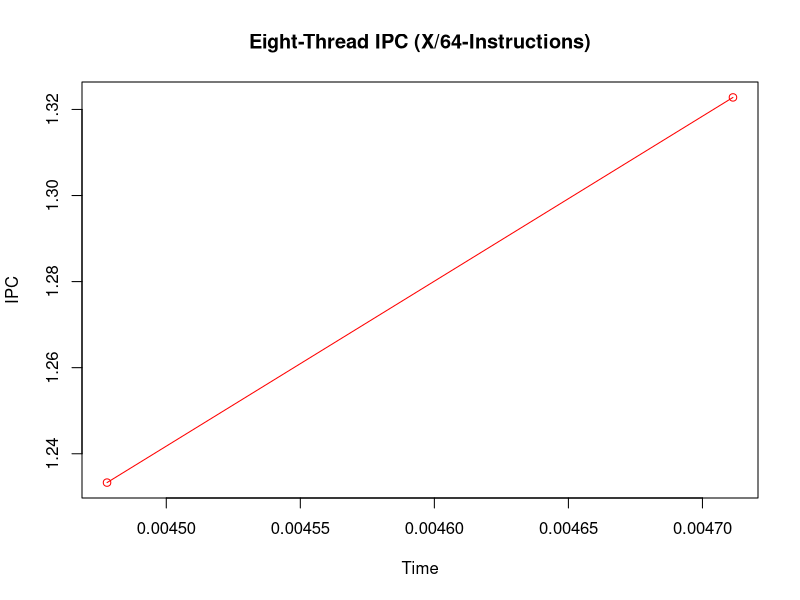
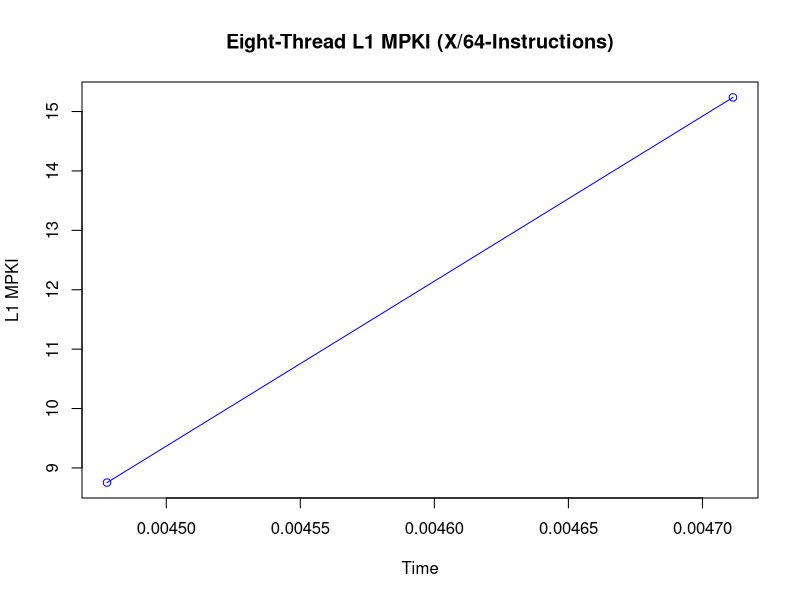
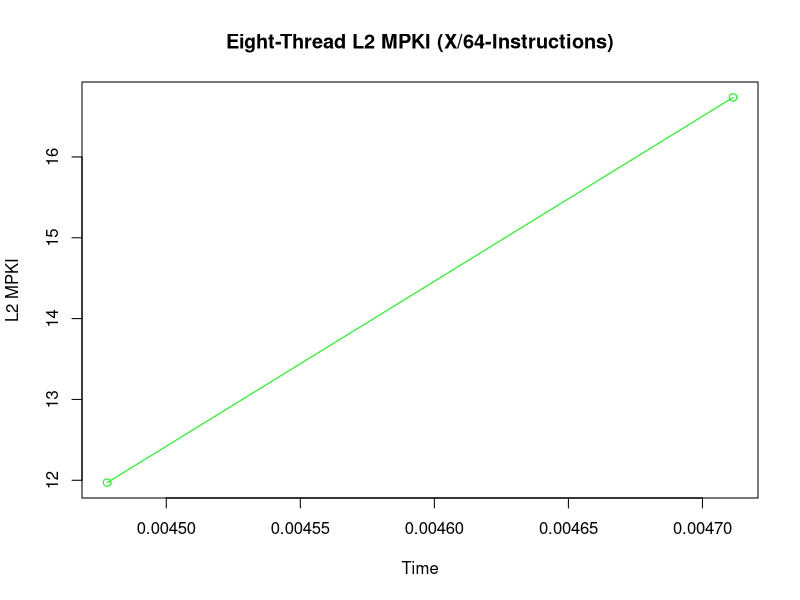
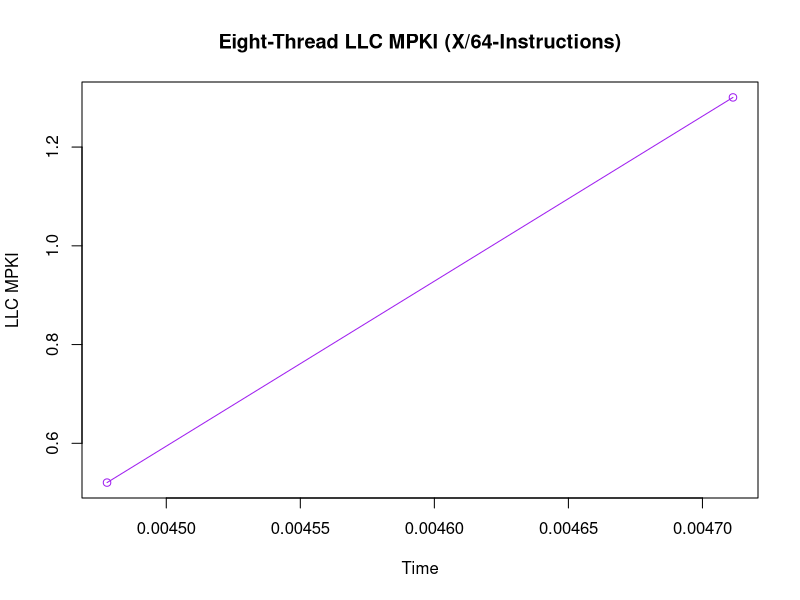
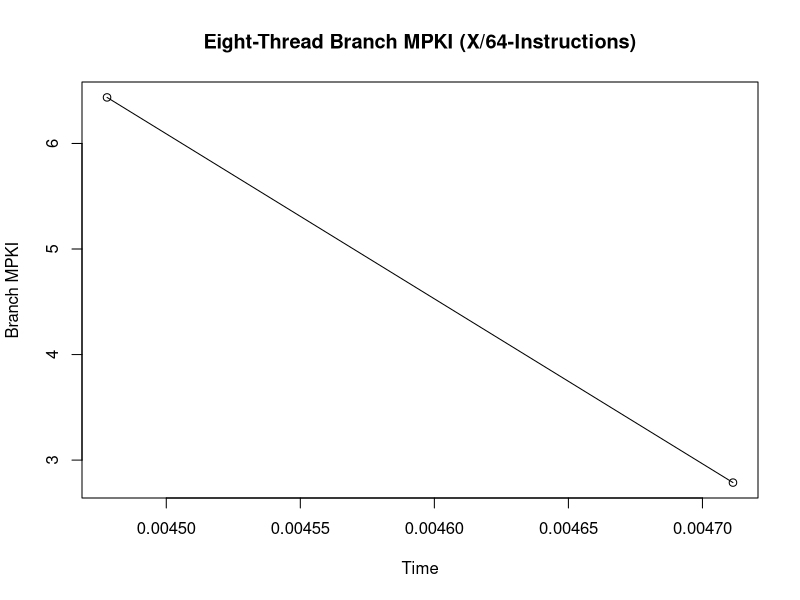

Reproduce these figures in R, in order.

#-----------------------------------------------------------------------------------------------------------------
# Eight Thread (X/64)
#-----------------------------------------------------------------------------------------------------------------

data <- read.csv("eight_thread_saliency_run_D64.csv")

data$Timestamp <- as.character(data$Timestamp)
data$Timestamp[which(data$Timestamp=="<not counted>")] <- "0"
data$Timestamp <- as.numeric(data$Timestamp)

data$instructions <- as.character(data$instructions)
data$instructions[which(data$instructions=="<not counted>")] <- "0"
data$instructions <- as.numeric(data$instructions)

data$cpu.cycles <- as.character(data$cpu.cycles)
data$cpu.cycles[which(data$cpu.cycles=="<not counted>")] <- "0"
data$cpu.cycles <- as.numeric(data$cpu.cycles)

data$L1.dcache.load.misses <- as.character(data$L1.dcache.load.misses)
data$L1.dcache.load.misses[which(data$L1.dcache.load.misses=="<not counted>")] <- "0"
data$L1.dcache.load.misses <- as.numeric(data$L1.dcache.load.misses)

data$l2_rqsts.miss <- as.character(data$l2_rqsts.miss)
data$l2_rqsts.miss[which(data$l2_rqsts.miss=="<not counted>")] <- "0"
data$l2_rqsts.miss <- as.numeric(data$l2_rqsts.miss)

data$LLC.load.misses <- as.character(data$LLC.load.misses)
data$LLC.load.misses[which(data$LLC.load.misses=="<not counted>")] <- "0"
data$LLC.load.misses <- as.numeric(data$LLC.load.misses)

data$branch.misses <- as.character(data$branch.misses)
data$branch.misses[which(data$branch.misses=="<not counted>")] <- "0"
data$branch.misses <- as.numeric(data$branch.misses)

#-----------------------------------------------------------------------------------------------------------------
# Eight Thread IPC Plott (X/64)
#-----------------------------------------------------------------------------------------------------------------

IPC = data$instructions/data$cpu.cycles
plot(IPC ~ data$Timestamp, type="o", col="red", main="Eight-Thread IPC (X/64-Instructions)", xlab="Time", ylab="IPC")
#par(new = TRUE) #Plots the next graph on the same graph

#-----------------------------------------------------------------------------------------------------------------
# Eight Thread L1 MPKI Plot (X/64)
#-----------------------------------------------------------------------------------------------------------------

L2MPKI = (data$L1.dcache.load.misses)/(data$instructions/1000)
plot(L2MPKI ~ data$Timestamp, type="o", col="blue", main="Eight-Thread L1 MPKI (X/64-Instructions)", xlab="Time", ylab="L1 MPKI")

#-----------------------------------------------------------------------------------------------------------------
# Eight Thread L2 MPKI Plot (X/64)
#-----------------------------------------------------------------------------------------------------------------

L2MPKI = (data$l2_rqsts.miss)/(data$instructions/1000)
plot(L2MPKI ~ data$Timestamp, type="o", col="green", main="Eight-Thread L2 MPKI (X/64-Instructions)", xlab="Time", ylab="L2 MPKI")

#-----------------------------------------------------------------------------------------------------------------
# Eight Thread LLC MPKI Plot (X/64)
#-----------------------------------------------------------------------------------------------------------------

LLCMPKI = (data$LLC.load.misses)/(data$instructions/1000)
plot(LLCMPKI ~ data$Timestamp, type="o", col="purple", main="Eight-Thread LLC MPKI (X/64-Instructions)", xlab="Time", ylab="LLC MPKI")

#-----------------------------------------------------------------------------------------------------------------
# Eight Thread Branch MPKI Plot (X/64)
#-----------------------------------------------------------------------------------------------------------------

BranchMPKI= (data$branch.misses)/(data$instructions/1000)
plot(BranchMPKI ~ data$Timestamp, type="o", col="black", main="Eight-Thread Branch MPKI (X/64-Instructions)", xlab="Time", ylab="Branch MPKI")

